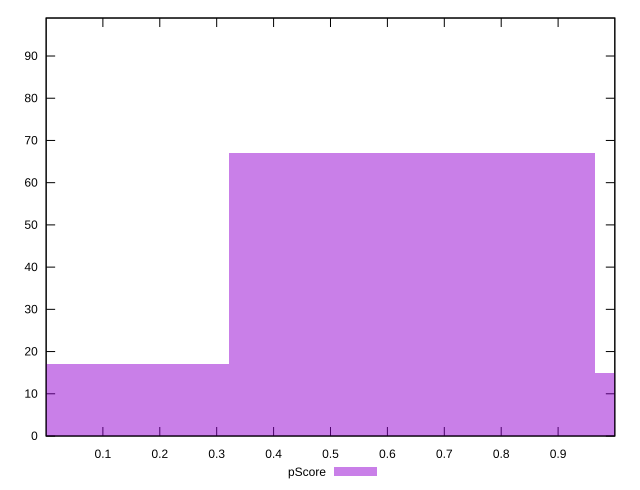

Write the gnuplot code that produced this figure.
reset

$pScore <<EOF
0 17
1.2863122268599778 15
0.6431561134299889 67
EOF

set key outside below
set boxwidth 0.6431561134299889
set xrange [0.0002942690718251706:0.9996687264701117]
set yrange [0:99]
set trange [0:99]
set style fill transparent solid 0.5 noborder
set terminal svg size 640, 490 enhanced background rgb 'white'
set output "report/report_00029_2021-02-24T13-36-40.390Z/max-potential-fid/samples/card/pScore/histogram.svg"

plot $pScore title "pScore" with boxes

reset
